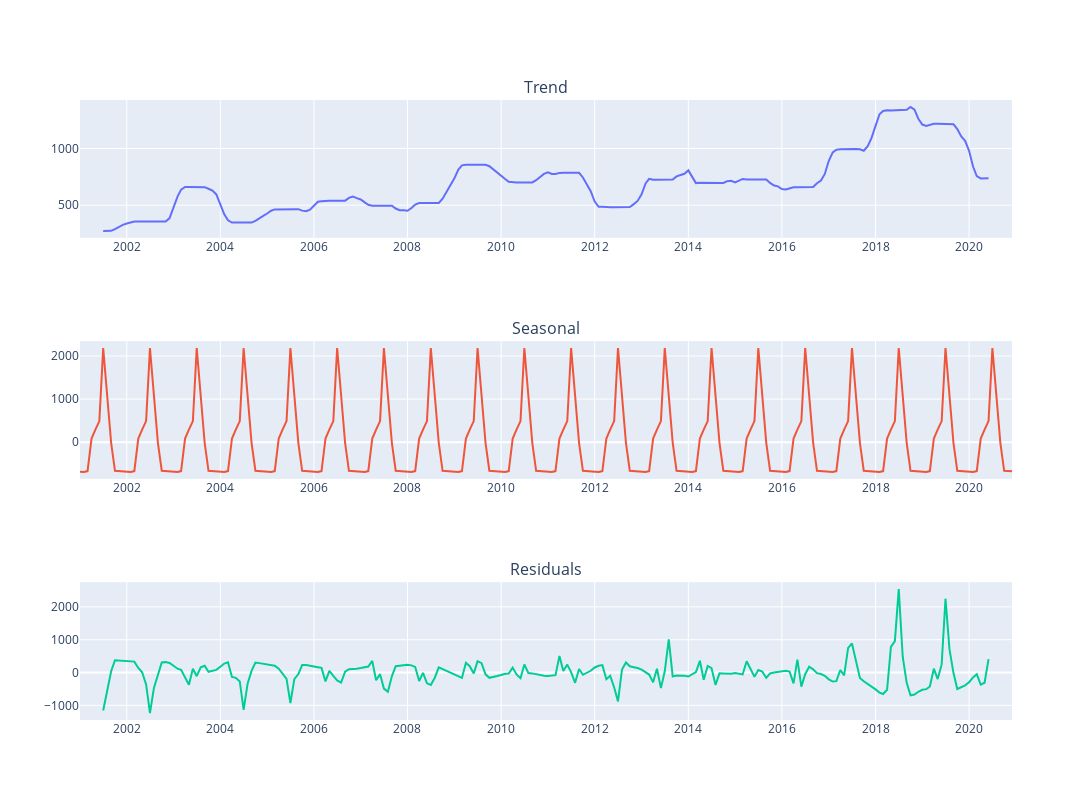

The notebook cell this image was saved under:
### Code cell
cols = ['Trend', 'Seasonal', 'Residuals']

fig = make_subplots(rows=3, cols=1, subplot_titles=cols)

for i, col in enumerate(cols):
    fig.add_trace(
        go.Scatter(x=Sightings_London_2.index, y=Sightings_London_2[col]),
        row=i+1,
        col=1)

fig.update_layout(height=800, width=1150, showlegend=False)
fig.show()

### Figure 1 — Plotly figure (JSON) as saved in the notebook; plotly's stock layout.template omitted (floating-point values rounded to 4 significant figures; data arrays with more than 128 entries replaced by an {"elided": "..."} marker saying what was removed)
{"data": [{"type": "scatter", "x": {"elided": "240 str values"}, "xaxis": "x", "y": {"elided": "240 float values"}, "yaxis": "y"}, {"type": "scatter", "x": {"elided": "240 str values"}, "xaxis": "x2", "y": {"elided": "240 float values"}, "yaxis": "y2"}, {"type": "scatter", "x": {"elided": "240 str values"}, "xaxis": "x3", "y": {"elided": "240 float values"}, "yaxis": "y3"}], "layout": {"annotations": [{"font": {"size": 16}, "showarrow": false, "text": "Trend", "x": 0.5, "xanchor": "center", "xref": "paper", "y": 1, "yanchor": "bottom", "yref": "paper"}, {"font": {"size": 16}, "showarrow": false, "text": "Seasonal", "x": 0.5, "xanchor": "center", "xref": "paper", "y": 0.6111, "yanchor": "bottom", "yref": "paper"}, {"font": {"size": 16}, "showarrow": false, "text": "Residuals", "x": 0.5, "xanchor": "center", "xref": "paper", "y": 0.2222, "yanchor": "bottom", "yref": "paper"}], "height": 800, "showlegend": false, "width": 1150, "xaxis": {"anchor": "y", "autorange": true, "domain": [0, 1], "range": ["2001-01-01", "2020-12-01"], "type": "date"}, "xaxis2": {"anchor": "y2", "autorange": true, "domain": [0, 1], "range": ["2001-01-01", "2020-12-01"], "type": "date"}, "xaxis3": {"anchor": "y3", "autorange": true, "domain": [0, 1], "range": ["2001-01-01", "2020-12-01"], "type": "date"}, "yaxis": {"anchor": "x", "autorange": true, "domain": [0.7778, 1], "range": [212.4, 1428.0], "type": "linear"}, "yaxis2": {"anchor": "x2", "autorange": true, "domain": [0.3889, 0.6111], "range": [-853.3, 2346.0], "type": "linear"}, "yaxis3": {"anchor": "x3", "autorange": true, "domain": [0, 0.2222], "range": [-1445.0, 2751.0], "type": "linear"}}}
